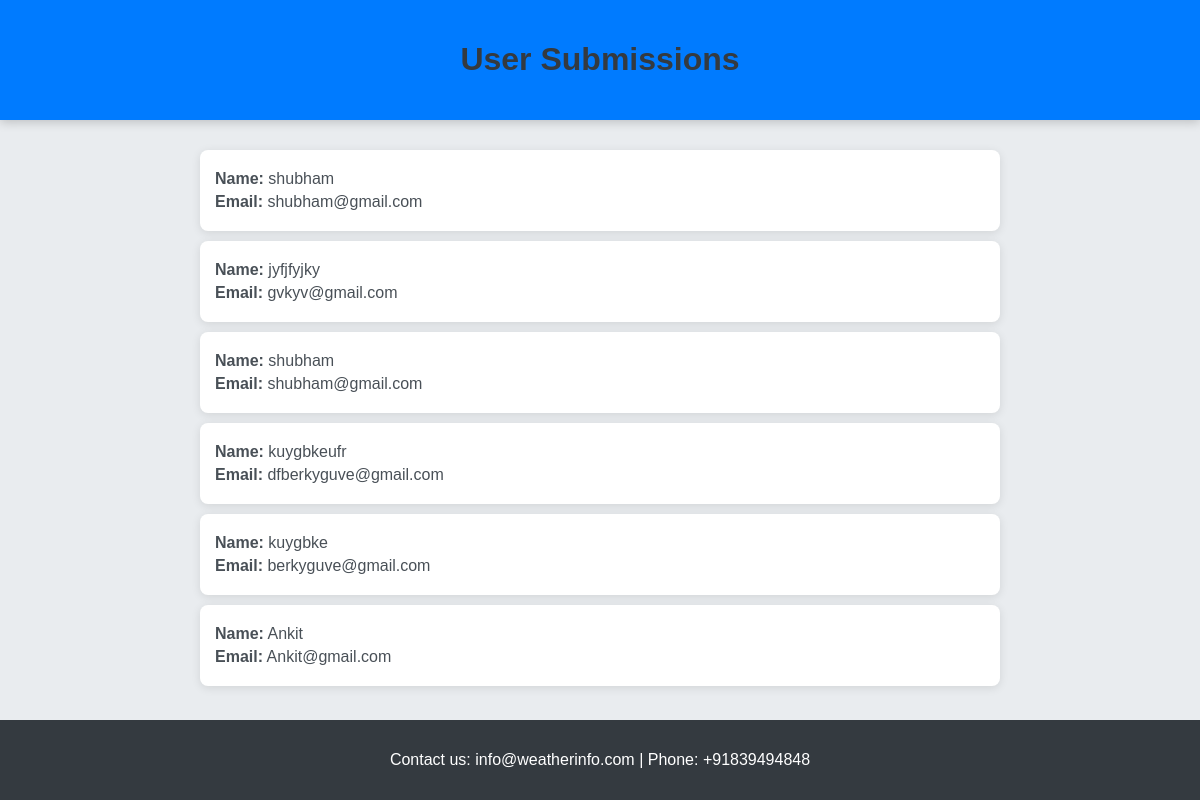
The app's page /submissions/ with its own data.
### app/models.py (models this page shows, shortened)
class UserData(models.Model):
    name = models.CharField(max_length=100)
    email = models.EmailField()
    submitted_at = models.DateTimeField(auto_now_add=True)

### app/views.py (the view)
# urls.py: path('submissions/', submissions, name='submissions'),
def submissions(request):
    all_submissions = UserData.objects.all()
    return render(request, 'submissions.html', {'submissions': all_submissions})

### app/templates/submissions.html (shortened to what this page needs)
<!DOCTYPE html>
<html lang="en">
<head>
    <link rel="stylesheet" href="https://cdnjs.cloudflare.com/ajax/libs/font-awesome/5.15.3/css/all.min.css">
</head>
<body>
    <header>
        <h1>User Submissions</h1>
    </header>
    <main>
        {% if submissions %}
            {% for submission in submissions %}
                <div class="submission">
                    <p><strong>Name:</strong> {{ submission.name }}</p>
                    <p><strong>Email:</strong> {{ submission.email }}</p>
                </div>
            {% endfor %}
        {% else %}
            <p class="no-submissions">No submissions yet. Be the first!</p>
        {% endif %}
    </main>
    <footer>
        <p>Contact us: info@weatherinfo.com | Phone: +91839494848</p>
    </footer>
</body>
</html>

### app/templates/submissions.html (style rules this page uses)
body { font-family: Arial, sans-serif; background-color: #e9ecef; margin: 0; padding: 0; }
header { background-color: #007bff; color: white; padding: 20px 0; text-align: center; box-shadow: 0 2px 10px rgba(0, 0, 0, 0.2); }
main { padding: 20px; max-width: 800px; margin: 0 auto; }
h1 { color: #343a40; }
.submission { background-color: white; border-radius: 8px; padding: 15px; margin: 10px 0; box-shadow: 0 2px 10px rgba(0, 0, 0, 0.1); }
.submission p { margin: 5px 0; color: #495057; }
footer { background-color: #343a40; color: white; text-align: center; padding: 15px 0; position: fixed; width: 100%; bottom: 0; }

### records on screen
UserData: name "shubham", email "shubham@gmail.com"
UserData: name "jyfjfyjky", email "gvkyv@gmail.com"
UserData: name "shubham", email "shubham@gmail.com"
UserData: name "kuygbkeufr", email "dfberkyguve@gmail.com"
UserData: name "kuygbke", email "berkyguve@gmail.com"
UserData: name "Ankit", email "Ankit@gmail.com"
